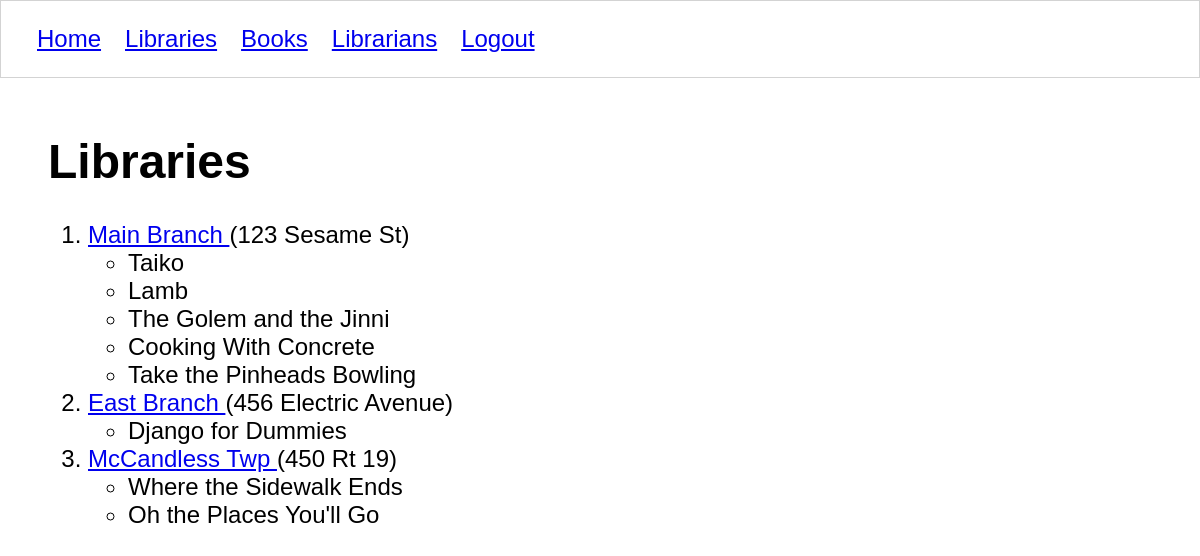
/libraries/, run on an earlier commit of the app's database.
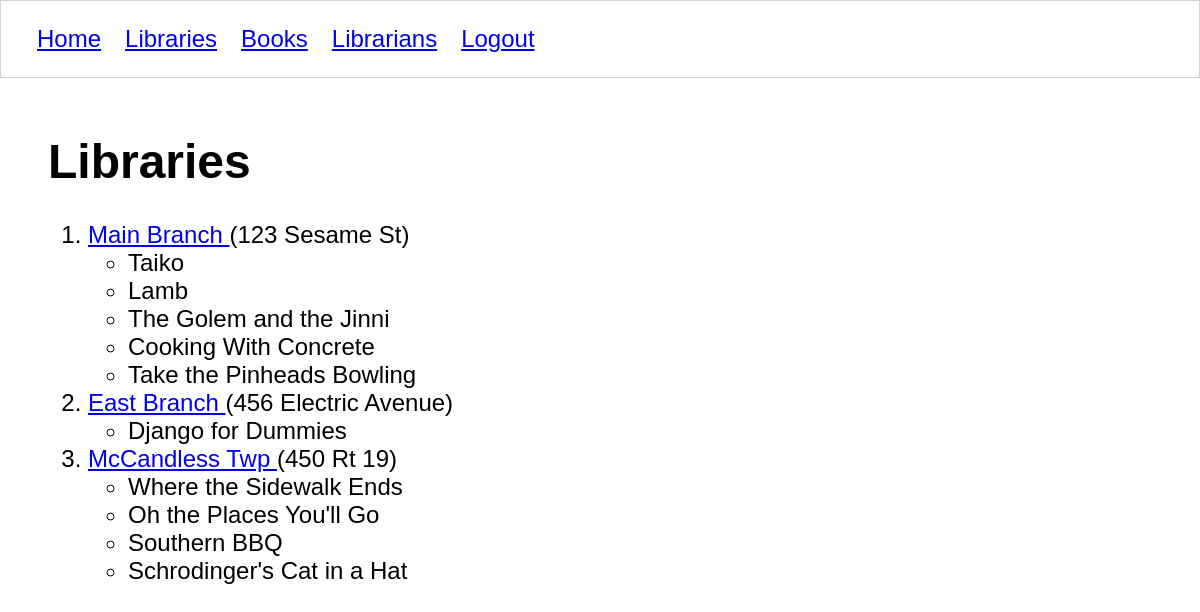
And on a later commit of the database.
### libraryapp/models/library.py (models this page shows, shortened)
class Library(models.Model):
    title = models.CharField(max_length=50)
    address = models.CharField(max_length=50)
    class Meta:
        verbose_name = ("library")
        verbose_name_plural = ("libraries")

### libraryapp/models/book.py (models this page shows, shortened)
class Book(models.Model):
    title = models.CharField(max_length=50)
    isbn = models.CharField(max_length=50)
    author = models.CharField(max_length=50)
    year_published = models.IntegerField()
    location = models.ForeignKey(Library, on_delete=models.CASCADE)
    librarian = models.ForeignKey(Librarian, on_delete=models.CASCADE)
    class Meta:
        verbose_name = ("book")
        verbose_name_plural = ("books")

### libraryapp/views/libraries/list.py (the view, shortened to what this page needs)
# urls.py: path('libraries/', library_list, name='libraries'),
def library_list(request):
    if request.method == 'GET':
        with sqlite3.connect(Connection.db_path) as conn:
            conn.row_factory = create_library
            db_cursor = conn.cursor()
            db_cursor.execute("""
                SELECT
                    li.id,
                    li.title,
                    li.address,
                    b.id book_id,
                    b.title book_title,
                    b.author,
                    b.year_published,
                    b.isbn
                FROM libraryapp_library li
                JOIN libraryapp_book b ON li.id = b.location_id
            """)
            libraries = db_cursor.fetchall()
            library_groups = {}
            for (library, book) in libraries:
                if library.id not in library_groups:
                    library_groups[library.id] = library
                    library_groups[library.id].books.append(book)
                else:
                    library_groups[library.id].books.append(book)
        template = 'libraries/list.html'
        context = {
            'all_libraries': library_groups.values
            }
        return render(request, template, context)

### libraryapp/views/libraries/list.py (called while the page is built)
def create_library(cursor, row):
    _row = sqlite3.Row(cursor, row)
    library = Library()
    library.id = _row["id"]
    library.title = _row["title"]
    library.address = _row["address"]
    library.books = []
    book = Book()
    book.id = _row["book_id"]
    book.title = _row["book_title"]
    book.author = _row["author"]
    book.isbn = _row["isbn"]
    book.year_published = _row["year_published"]
    return (library, book,)

### libraryapp/templates/libraries/list.html (shortened to what this page needs)
{% extends 'shared/base.html' %}
{% block content %}
    <h1>Libraries</h1>
    <ol>
    {% for library in all_libraries %}
        <li>
            <a href="{% url 'libraryapp:library' library.id %}">
                {{ library.title }}
            </a>
            ({{ library.address }})
            <ul>
            {% for book in library.books %}
                <li>{{ book.title }}</li>
            {% endfor %}
            </ul>
        </li>
    {% endfor %}
    </ol>
{% endblock %}

What changed in the data, as far as the page shows it:
added Book: title "Southern BBQ", shown under Library "McCandless Twp"
added Book: title "Schrodinger's Cat in a Hat", shown under Library "McCandless Twp"
